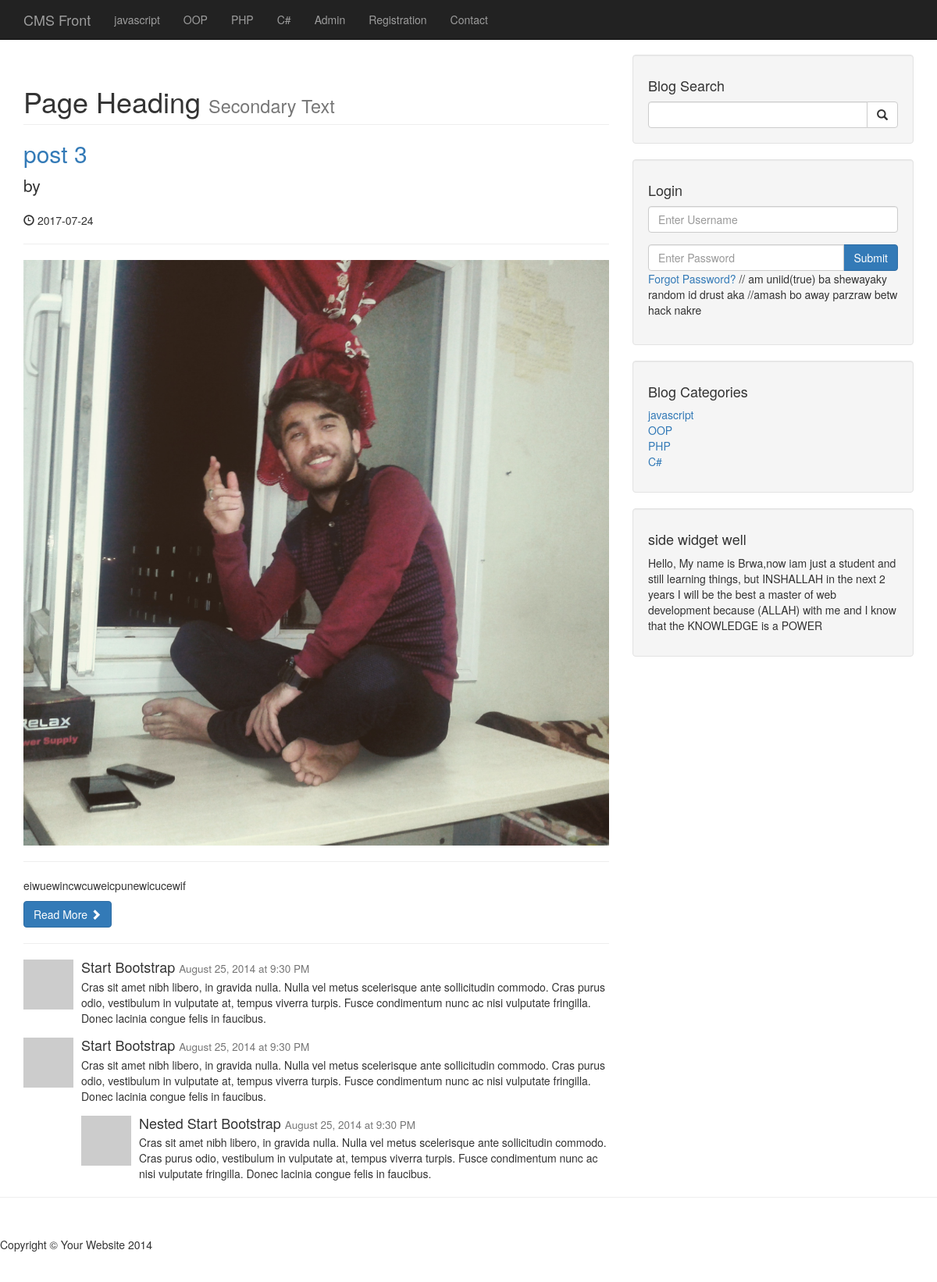
Screenshot of /comments.php?p_id=58 with the database file from the repository.
### tables this page shows
CREATE TABLE `catagory` (
  `id` int(11) NOT NULL,
  `title` varchar(255) NOT NULL
);

CREATE TABLE `posts` (
  `post_id` int(11) NOT NULL,
  `post_catagory_id` int(11) NOT NULL,
  `post_title` varchar(255) NOT NULL,
  `post_author` varchar(255) NOT NULL,
  `post_user` varchar(255) NOT NULL,
  `post_date` date NOT NULL,
  `post_image` text NOT NULL,
  `post_content` text NOT NULL,
  `post_tags` varchar(255) NOT NULL,
  `post_comment_count` int(11) NOT NULL,
  `post_status` varchar(255) NOT NULL DEFAULT 'draft',
  `post_view_count` int(11) NOT NULL
);

### comments.php (the view)
<?php  include 'includes/header.php';  ?>
<body>
    <?php  include 'includes/navigation.php';   ?>
    <div class="container">
        <div class="row">
            <div class="col-md-8">
              <?php
                if(isset($_GET['p_id']))
                {
                  $post_id=$_GET['p_id'];
                }
              ?>
              <?php
                  $sql="SELECT * FROM posts WHERE post_id= $post_id ";
                  $ex=mysqli_query($connection,$sql);
                  while ($row=mysqli_fetch_assoc($ex))
                   {
                      $post_title=$row['post_title'];
                      $post_author=$row['post_author'];
                      $post_date=$row['post_date'];
                      $post_image=$row['post_image'];
                      $post_content=$row['post_content'];
                ?>
                <h1 class="page-header">
                    Page Heading
                    <small>Secondary Text</small>
                </h1>
                <h2>
                    <a href="#"><?php echo $post_title ?></a>
                </h2>
                <p class="lead">
                    by <a href="index.php"><?php echo $post_author ?></a>
                </p>
                <p><span class="glyphicon glyphicon-time"></span> <?php echo $post_date ?></p>
                <hr>
                <img class="img-responsive" src="images/<?php echo $post_image ?>" alt="">
                <hr>
                <p><?php echo $post_content ?></p>
                <a class="btn btn-primary" href="#">Read More <span class="glyphicon glyphicon-chevron-right"></span></a>
                <hr>
                <?php } ?>
                <div class="media">
                    <a class="pull-left" href="#">
                        <img class="media-object" src="http://placehold.it/64x64" alt="">
                    </a>
                    <div class="media-body">
                        <h4 class="media-heading">Start Bootstrap
                            <small>August 25, 2014 at 9:30 PM</small>
                        </h4>
                        Cras sit amet nibh libero, in gravida nulla. Nulla vel metus scelerisque ante sollicitudin commodo. Cras purus odio, vestibulum in vulputate at, tempus viverra turpis. Fusce condimentum nunc ac nisi vulputate fringilla. Donec lacinia congue felis in faucibus.
                    </div>
                </div>
                <div class="media">
                    <a class="pull-left" href="#">
                        <img class="media-object" src="http://placehold.it/64x64" alt="">
                    </a>
                    <div class="media-body">
                        <h4 class="media-heading">Start Bootstrap
                            <small>August 25, 2014 at 9:30 PM</small>
                        </h4>
                        Cras sit amet nibh libero, in gravida nulla. Nulla vel metus scelerisque ante sollicitudin commodo. Cras purus odio, vestibulum in vulputate at, tempus viverra turpis. Fusce condimentum nunc ac nisi vulputate fringilla. Donec lacinia congue felis in faucibus.
                        <div class="media">
                            <a class="pull-left" href="#">
                                <img class="media-object" src="http://placehold.it/64x64" alt="">
                            </a>
                            <div class="media-body">
                                <h4 class="media-heading">Nested Start Bootstrap
                                    <small>August 25, 2014 at 9:30 PM</small>
                                </h4>
                                Cras sit amet nibh libero, in gravida nulla. Nulla vel metus scelerisque ante sollicitudin commodo. Cras purus odio, vestibulum in vulputate at, tempus viverra turpis. Fusce condimentum nunc ac nisi vulputate fringilla. Donec lacinia congue felis in faucibus.
                            </div>
                        </div>
                    </div>
                </div>
            </div>
              <?php  include 'includes/sidebar.php';   ?>
        </div>
      </div>
        <hr>
        <?php
          include 'includes/footer.php';
         ?>
</body>
</html>

### includes/navigation.php (shortened to what this page needs)
<?php include 'db.php'; ?>
<nav class="navbar navbar-inverse navbar-fixed-top" role="navigation">
    <div class="container">
        <div class="navbar-header">
            <a class="navbar-brand" href="index.php">CMS Front</a>
        </div>
        <div class="collapse navbar-collapse" id="bs-example-navbar-collapse-1">
            <ul class="nav navbar-nav">
              <?php $sql="select * from catagory";
                    $run=mysqli_query($connection,$sql);
                    while ($row=mysqli_fetch_assoc($run))
                     {
                         $category_id=$row['id'];
                         $category_class = '';
                         $registration_class='';
                        echo "<li class='$category_class'><a href='catagory.php?catagory=$category_id'>{$row['title']}</a></li>";
                     }
               ?>
                <li>
                    <a href="admin">Admin</a>
                </li>
                <li class='<?php echo $registration_class; ?>'>
                    <a href="./registration.php">Registration</a>
                </li>
                <li>
                    <a href="./contact.php">Contact</a>
                </li>
            </ul>
        </div>
    </div>
</nav>

### includes/sidebar.php
<div class="col-md-4">
    <div class="well">
        <h4>Blog Search</h4>
        <form action="search.php" method="post">
        <div class="input-group">
            <input name="search" type="text" class="form-control">
            <span class="input-group-btn">
                <button name="submit" class="btn btn-default" type="submit">
                    <span class="glyphicon glyphicon-search"></span>
            </button>
            </span>
        </div>
        </form>
    </div>
    <div class="well">
        <?php
             if (isset($_SESSION['user_role']))
             {
               echo"  <h4>Logged in as  ".$_SESSION['username']."</h4>";
               echo "<a href='includes/logout.php' class='btn btn-primary'>Logout</a>";
             }
             else
             {
                 ?>
         <h4>Login</h4>
                <form action="includes/login.php" method="post">
                    <div class="form-group">
                        <input name="username" type="text" class="form-control" placeholder="Enter Username">
                    </div>
                    <div class="input-group">
                        <input name="password" type="password" class="form-control" placeholder="Enter Password">
                        <span class="input-group-btn">
                            <button class="btn btn-primary" name="login" type="submit">
                                Submit
                            </button>
                        </span>
                    </div>
                    <div class="form-group">
                        <a href="forgot.php?forgot=<?php echo uniqid(true); ?>">Forgot Password?</a>
                                                          // am uniid(true) ba shewayaky random id drust aka
                                                          //amash bo away parzraw betw hack nakre
                    </div>
                </form>
            <?php }
        ?>
    </div>
    <div class="well">
        <?php
            $sql="select * from catagory";
            $select_catagory_sidebar=mysqli_query($connection,$sql);
        ?>
        <h4>Blog Categories</h4>
        <div class="row">
            <div class="col-lg-12">
                <ul class="list-unstyled">
                    <?php
                        while ($row=mysqli_fetch_assoc($select_catagory_sidebar))
                        {
                            $catagory_id=$row['id'];
                            echo "<li><a href='catagory.php?catagory=$catagory_id'>{$row['title']}</a></li>";
                        }
                    ?>
                </ul>
            </div>
        </div>
    </div>
    <?php
        include "widget.php";
    ?>
</div>

### css/blog-home.css (style rules this page uses)
body { padding-top: 70px; }

### rows the page displays
catagory: title "javascript"
catagory: title "OOP"
catagory: title "PHP"
catagory: title "C#"
posts: post_title "post 3", post_date "2017-07-24", post_image (picture), post_content "eiwuewincwcuweicpunewicucewif"
